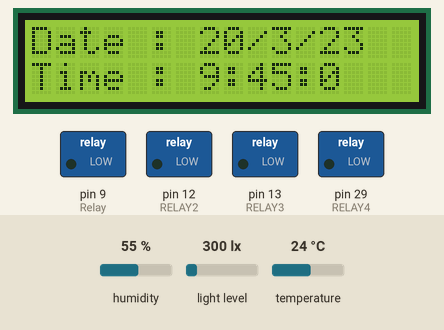
Bench run of a sketch on a simulated Arduino Mega 2560, built with avr-gcc and run on an emulated ATmega2560. On the bench: 16×2 character LCD, switched loads named in the sketch (green lamp = pin HIGH). The inputs (shaded band) are chosen by the test bench; at power-on: humidity 55 %, temperature 24 °C, light level 300 lx. The local clock reads 2024-03-15 10:24:30 at power-on unless the sketch sets it; pins used as bus, display or sensor lines are not drawn; what the sketch prints to the serial monitor is not drawn.

Above: at 4.2 s.
4.3 s: humidity set to 41 %
At 5.3 s:
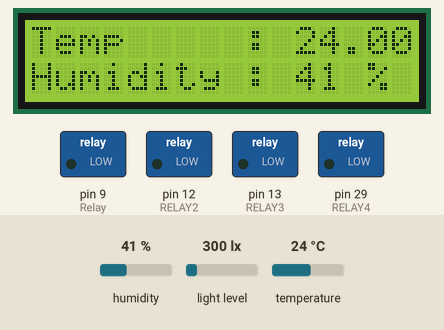
11.1 s: humidity set to 38 %
At 15.3 s:
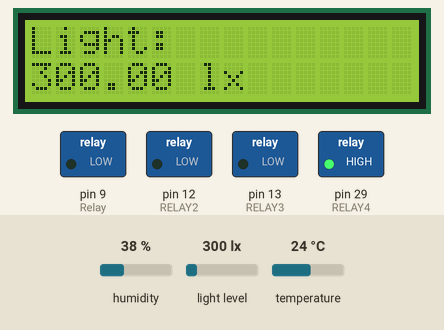
18.1 s: temperature set to 23.4 °C
At 20.3 s:
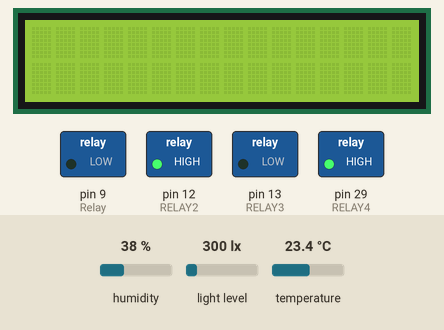
24.6 s: humidity set to 40 %
At 29.6 s:
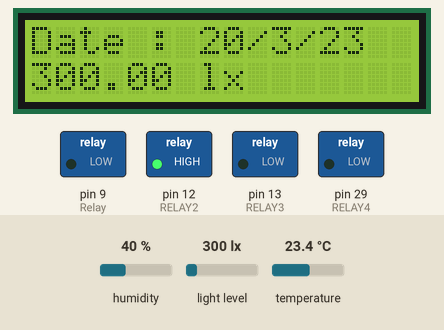
31.2 s: light level set to 40 lx
At 35.3 s:
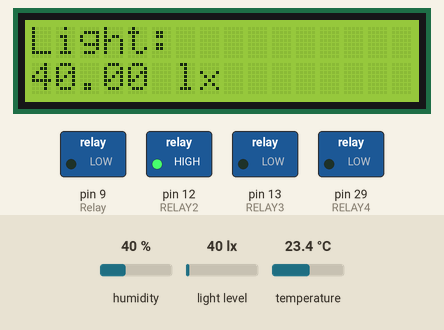
35.7 s: humidity set to 69 %
At 38.0 s:
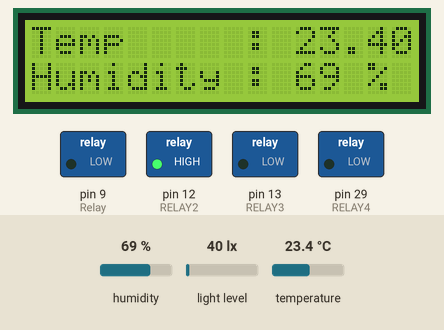
39.8 s: humidity set to 72 %
Timing chart, 0 to 47.6 s (numbered marks = the images above; inputs shaded):
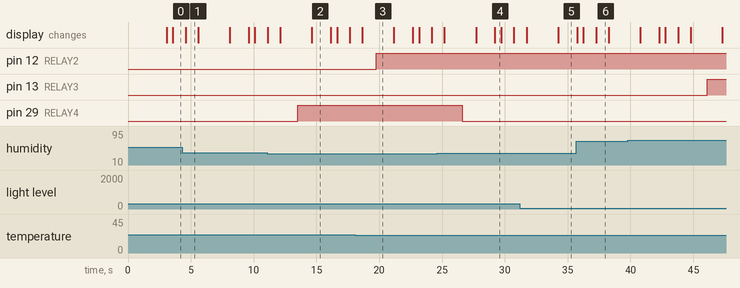

The sketch:

RTC_with_light_and_temperature.ino
```cpp
#include "DHT.h"
#define DHTPIN 10
#define DHTTYPE DHT22 //DHT22
DHT dht(DHTPIN, DHTTYPE);  // DHT 22 sensor program
#include <LiquidCrystal.h>

const int rs = 2, en = 3, d4 = 4, d5 = 5, d6 = 6, d7 = 7;
LiquidCrystal lcd (rs, en, d4, d5, d6, d7);
#define LCD_CONTRAST_PIN 8

#define RELAY1 1 // cooler relay
#define RELAY2 12 // heater relay
#define RELAY3 13 // humidifier relay
#define RELAY4 29 // DRYER RELAY

////const int LOAD_BUTTON = 24;

#include "Arduino.h"
#include "uRTCLib.h"
#include<Wire.h>
#include<BH1750.h>
BH1750 lightMeter;
int Relay = 9;  // light relay
const int OFF_hour = 19;
const int OFF_min = 00;
int secondss = 0;
int minutes = 0;
int flag = 0;
int max_count = 240;

uRTCLib rtc(0x68);

char daysOfTheWeek[7][12] = {"Sunday", "Monday", "Tuesday", "Wednesday", "Thursday", "Friday", "Saturday"};

void setup() {
  Serial.begin(9600);
  delay(3000); // wait for console opening
  pinMode(Relay, OUTPUT);
  digitalWrite(Relay, LOW);
  URTCLIB_WIRE.begin();
  Wire.begin();
  lightMeter.begin();

  dht.begin();

  pinMode(RELAY1,OUTPUT);// set Cooler RELAY pin as output
  pinMode(RELAY2,OUTPUT);// set Heater RELAY pin as output
  pinMode(RELAY3,OUTPUT);// set Heater RELAY pin as output
  pinMode(RELAY4,OUTPUT);//

  lcd.begin(16, 2);
  analogWrite(LCD_CONTRAST_PIN, 40);

  // Comment out below line once you set the date & time.
  // Following line sets the RTC with an explicit date & time
  // for example to set January 13 2022 at 12:56 you would call:
   rtc.set(0, 45, 9, 2, 20, 3, 23);
  // rtc.set(second, minute, hour, dayOfWeek, dayOfMonth, month, year)
  // set day of week (1=Sunday, 7=Saturday)
}


void loop() {
  display_Date_Time();
  delay(500);
  displaytemp();
  delay(1000);
  temploop();
  delay(1000);


  if((rtc.hour() > 8) && (rtc.hour() < 18 )){
        Serial.println("stopwatch on ");
        stopwatch();
     }
  else if (rtc.hour() > 17 && rtc.hour() < 22  && flag == 0){
    if (minutes < max_count){
      for(int i=0; i<minutes; i++){
        digitalWrite(Relay, HIGH);
        temploop();
        delay(1000);
        displaytemp();
        delay(1000);
        Serial.println("Light ON");
        delay(58000);
        Serial.println(i);
        }
      }
      else if(minutes > max_count){
        for(int i=0; i<max_count; i++){
          digitalWrite(Relay, HIGH);
          temploop();
          delay(1000);
          displaytemp();
          delay(1000);
          Serial.println("Light ON for max time");
          delay(58000);

      }
    }
    flag = 1;
  }
  if(flag == 1 && rtc.hour() < 22){ // this is the off condition of the relay after 7pm lights are on
    digitalWrite(Relay, LOW);
    Serial.println("Light OFF");
    minutes = 0;
    }
    else{
      flag = 0;
    }
  return 0;

}

void display_Date_Time(){
  rtc.refresh();
  lcd.setCursor(0, 0);
  lcd.print("Date : ");
  lcd.print(rtc.day());
  lcd.print("/");
  lcd.print(rtc.month());
  lcd.print("/");
  lcd.print(rtc.year());
  delay(500);

  lcd.setCursor(0,1);
  lcd.print("Time : ");
  lcd.print(rtc.hour());
  lcd.print(":");
  lcd.print(rtc.minute());
  lcd.print(":");
  lcd.print(rtc.second());
  delay(500);
}

void displaytemp(){

  float temp = (getTemp("c"));
  int hum = (getTemp("h"));
  lcd.clear();
  lcd.setCursor(0, 0);
  lcd.print("Temp     :");
  lcd.setCursor(11, 0);
  lcd.print(temp);
  lcd.setCursor(0,1);
  lcd.print("Humidity :");
  lcd.setCursor(11, 1);
  lcd.print(hum);
  lcd.setCursor(13, 1);
  lcd.print(" %");
  lcd.setCursor(0,0);
  delay(1000);
  lcd.print("                ");
  lcd.setCursor(0,1);
  lcd.print("                ");
  delay(100);
}

float getTemp(String req)
{

  // Reading temperature or humidity takes about 250 milliseconds!
  // Sensor readings may also be up to 2 seconds 'old' (its a very slow sensor)
  float h = dht.readHumidity();
  // Read temperature as Celsius (the default)
  float t = dht.readTemperature();
  // Read temperature as Fahrenheit (isFahrenheit = true)
  float f = dht.readTemperature(true);
  // Compute heat index in Fahrenheit (the default)
  float hif = dht.computeHeatIndex(f, h);
  // Compute heat index in Celsius (isFahreheit = false)
  float hic = dht.computeHeatIndex(t, h, false);
  // Check if any reads failed and exit early (to try again).
  if (isnan(h) || isnan(t) || isnan(f)) {
    Serial.println("Failed to read from DHT sensor!");
    lcd.print("Failed to read temp");
    return;
  }
  // Compute heat index in Kelvin
  float k = t + 273.15;
  if(req =="c"){
    return t;//return Cilsus
  }else if(req =="f"){
    return f;// return Fahrenheit
  }else if(req =="h"){
    return h;// return humidity
  }else if(req =="hif"){
    return hif;// return heat index in Fahrenheit
  }else if(req =="hic"){
    return hic;// return heat index in Cilsus
  }else if(req =="k"){
    return k;// return temprature in Kelvin
  }else{
    return 0.000;// if no reqest found, retun 0.000
  }

}

void temploop(){
   //Have to use this code logic for temperature
  float inputTemperature = (getTemp("c"));
  bool HeaterON, CoolerON;
  int relayState1 = digitalRead(RELAY1);
  int relayState2 = digitalRead(RELAY2);
  ////int LoadButton = digitalRead(LOAD_BUTTON);

  ////if(LoadButton == LOW)//{
  //Loadflag = 0;
  //if (Loadflag == 0){
  if (relayState2 == 0)
  {
    if(inputTemperature < 24)
      {
        HeaterON = true;
      }
      else
      {
        HeaterON = false;
      }
  }

  if (relayState2 == 1)
  {
      if(inputTemperature > 25)
      {
         HeaterON = false;
      }
      else
      {
        HeaterON = true;
      }
  }

  if (relayState1 == 0)
  {
    if(inputTemperature > 27)
      {
        CoolerON = true;
        digitalWrite(15, HIGH); // sets the digital pin 13 on
        delay(1000);
      }
    else
      {
        CoolerON = false;
      }
  }

  if (relayState1 == 1)
  {
    if(inputTemperature < 26)
      {
        CoolerON = false;
      }
    else
      {
        CoolerON = true;
      }
  }

  if(HeaterON == true)
  {
    digitalWrite(RELAY2, HIGH); // Heater is turned ON
    delay(100);
  }
  else
  {
    digitalWrite(RELAY2, LOW); // Heater is turned OFF
    delay(100);
  }

  if(CoolerON == true)
  {
    digitalWrite(RELAY1, HIGH);  // Cooler is turned ON
    delay(100);
  }
  else
  {
    digitalWrite(RELAY1, LOW);  // Cooler is turned OFF
    delay(100);
    }

humlogic();
}
//else if (LoadButton == HIGH){
//  //Loadflag = 1;
//  //if(Loadflag == 1){
//  digitalWrite (RELAY1, HIGH);
//  digitalWrite (RELAY2,HIGH);
//  digitalWrite (RELAY3, HIGH);
//
//}
//}
void humlogic()
{
  int hum = (getTemp("h"));
  if( hum > 70)
{
  digitalWrite(RELAY3, HIGH);
  delay(100);
  digitalWrite(RELAY4, LOW);
  delay(100);
}else if( hum < 40 )
{

  digitalWrite(RELAY3, LOW);
  delay(100);
  digitalWrite(RELAY4, HIGH);
  delay(100);

}else if( 40 < hum < 70)
{
  digitalWrite(RELAY3, LOW);
  delay(100);
  digitalWrite(RELAY4, LOW);
  delay(100);
}
}

void setClock(){
  secondss++;
  delay(1000);
  secondss =  secondss + 5;
  //secondss = secondss*1000;
  Serial.println(secondss);
  if (secondss>59){
    secondss=0;
    minutes++;
    Serial.println(minutes);
  }
}

void stopwatch(){
 float lux = lightMeter.readLightLevel();
  lcd.clear();
  lcd.setCursor(0, 0);
  lcd.print("Light: ");
  lcd.setCursor(0, 1);
  lcd.print(lux);
  Serial.println(lux);
  lcd.print(" lx");
  delay(500);

 if(lux<10000)
{
  setClock();
}

//void setClock(){
//
//  second++;
//  delay(1000);
//}
}
```

Measured:
- the behaviour switches between 40 and 39 % on humidity (found by bisection; images 1 and 2)
- the behaviour switches between 24 and 23.9 °C on temperature (found by bisection; images 2 and 3)
- after the input at 11.1 s, pin 29 (RELAY4): LOW → HIGH after 2.4 s
- after the input at 18.1 s, pin 12 (RELAY2): LOW → HIGH after 1.7 s
- after the input at 24.6 s, pin 29 (RELAY4): HIGH → LOW after 2.0 s
- after the input at 39.8 s, pin 13 (RELAY3): LOW → HIGH after 6.3 s
- what the display in image 1 shows lasts 1.0 s, from 4.6 s to 5.6 s
